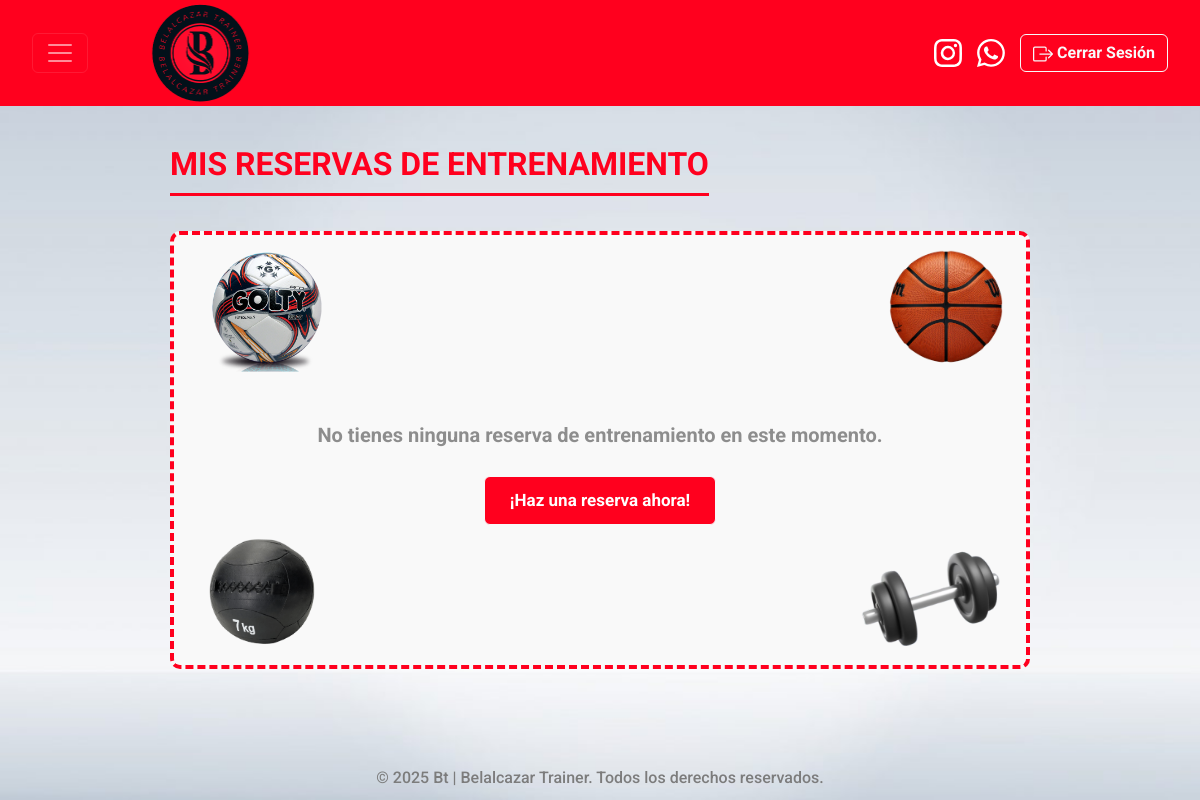
The app's page /view_reservations/ (signed in), older data.
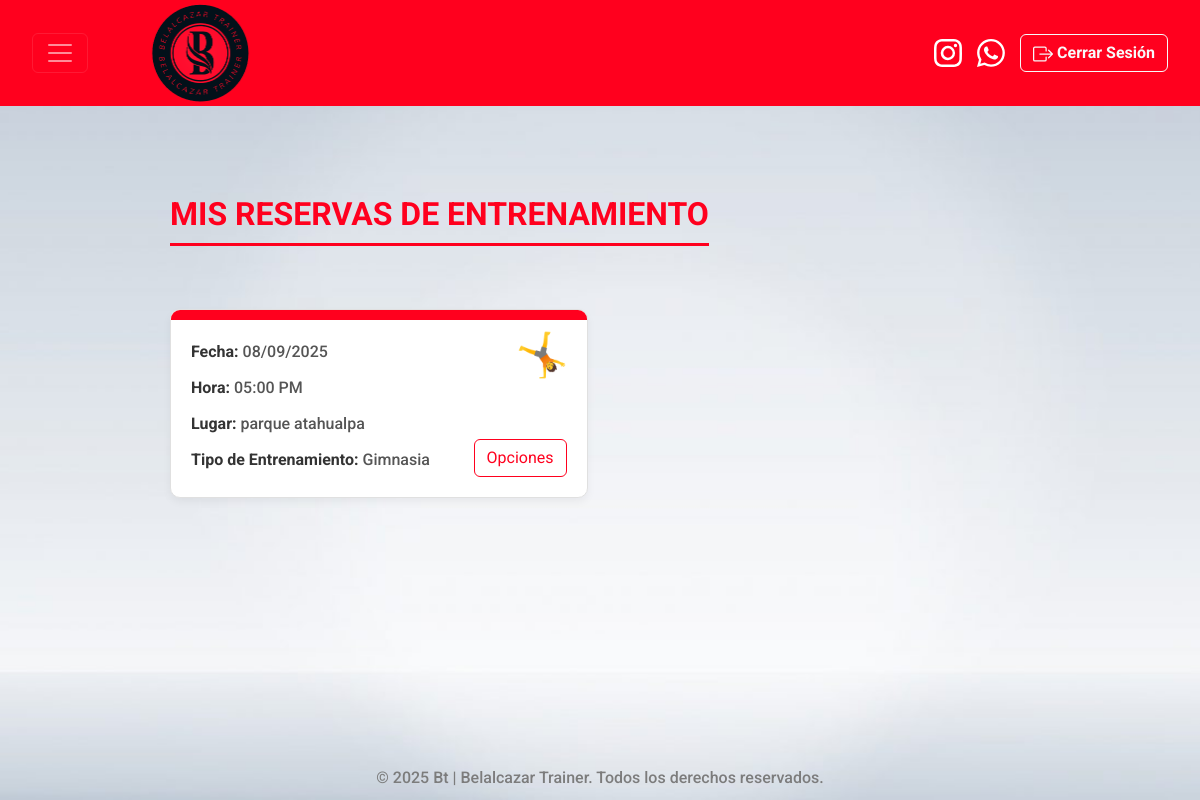
The same page, newer data.
### reservas/models.py (models this page shows, shortened)
class TrainingReservation(models.Model):
    date = models.DateField(verbose_name="Fecha", default=timezone.now)
    time = models.TimeField(verbose_name="Hora del entrenamiento")
    location = models.CharField(max_length=50, verbose_name="Dirección lugar de entrenamiento")
    training_type = models.ForeignKey(TrainingType, on_delete=models.SET_NULL, null=True)
    phone = models.CharField(max_length=20, verbose_name="Celular del cliente")
    notes = models.CharField(max_length=150, verbose_name="Comentarios adicionales")
    user = models.ForeignKey(User, on_delete=models.CASCADE, verbose_name="Usuario", default=None)
    google_event_id = models.CharField(max_length=255, null=True, blank=True)
    completed = models.BooleanField(default=False, verbose_name="Completado")
    class Meta:
        verbose_name = "Reserva de entrenamiento"
        verbose_name_plural = "Reservas de entrenamiento"
        ordering = ['date']

class TrainingType(models.Model):
    name = models.CharField(max_length=50, verbose_name="Nombre")
    description = models.CharField(max_length=50, verbose_name="Descripción")
    image = models.ImageField(upload_to='training_type_images/', null=True, blank=True, verbose_name="Imagen")
    class Meta:
        verbose_name = "Tipo de entrenamiento"
        verbose_name_plural = "Tipos de entrenamiento"
        ordering = ['name']

### bt/views.py (the view)
# urls.py: path('view_reservations/', views.view_reservations, name='view_reservations'),
@login_required(login_url='auth')
def view_reservations(request):
    reservas_del_usuario = TrainingReservation.objects.filter(user=request.user).prefetch_related('training_type').order_by('date', 'time')
    contexto = {
        'reservas': reservas_del_usuario
    }
    return render(request, 'reserve/view_reservations.html', contexto)

### templates/reserve/view_reservations.html (shortened to what this page needs)
{% extends 'base.html' %}
{% load static %}
{% block extra_css %}
<link rel="stylesheet" href="{% static 'css/reserve/view_reservations.css'%}">
{% endblock %}
{% block enlace_logo %}
<a href='/home/'>
{% endblock %}
{% block extra_navbar %}
<a href="/logout/" button type="button" class="btn btn-outline-light logout-btn">  Cerrar Sesión</button></a>
{% endblock %}
{% block content %}
<div class="container">
    {% if reservas %}
    <span class="header">MIS RESERVAS DE ENTRENAMIENTO </span>
        <div class="reservas-grid">
            {% for reserva in reservas %}
                <div class="reserva-card">
                    <div class="reserva-image-container">
                        {% if reserva.training_type and reserva.training_type.image %}
                                <img src="{{ reserva.training_type.image.url }}" alt="{{ reserva.training_type.name }}" class="training-type-image">
                        {% endif %}
                    </div>
                    <p><strong>Fecha:</strong> {{ reserva.date|date:"d/m/Y" }}</p>
                    <p><strong>Hora:</strong> {{ reserva.time|time:"h:i A" }}</p>
                    <p><strong>Lugar:</strong> {{ reserva.location }}</p>
                    <p>
                        <strong>Tipo de Entrenamiento:</strong>
                        {% if reserva.training_type %}
                            {{ reserva.training_type.name }}
                        {% else %}
                          Sin especificar
                        {% endif %}
                    </p>
                    <div class="button-container">
                        <button type="button" class="btn btn-outline-danger custom-btn" data-reservation-id="{{ reserva.id }}">Opciones</button>
                    </div>
                </div>
            {% endfor %}
        </div>
    {% else %}
    <span class="header2">MIS RESERVAS DE ENTRENAMIENTO </span>
        <div class="no-reservations">
            <img src="{% static 'image/balon-m.png' %}" class="balon-m">
            <img src="{% static 'image/pesa.png' %}" class="pesa">
            <img src="{% static 'image/golty.png' %}" class="golty">
            <img src="{% static 'image/basquet.png' %}" class="basquet">
            <p class="header-no-reservations">No tienes ninguna reserva de entrenamiento en este momento.</p>
            <a href="/reserve/" class="btn btn-outline-light btn-reserve">¡Haz una reserva ahora!</a>
        </div>
    {% endif %}
</div>
{% endblock %}

### templates/base.html (shortened to what this page needs)
{% load static %}
<!DOCTYPE html>
<html lang="en">
<head>
    <link href="https://cdn.jsdelivr.net/npm/bootstrap@5.3.2/dist/css/bootstrap.min.css" rel="stylesheet"
>
    <link rel="stylesheet" href="{% static 'css/base/base.css' %}">
    {% block extra_css %}{% endblock %}
</head>
<body background="{% static 'image/background_1.jpg' %}">
    <nav class="navbar navbar-dark bg-dark fixed-top">
        <div class="container-fluid">
            <div class="d-flex align-items-center"> <button class="navbar-toggler" type="button"
                    data-bs-toggle="offcanvas" data-bs-target="#offcanvasDarkNavbar" aria-controls="offcanvasDarkNavbar"
                    aria-label="Toggle navigation">
                    <span class="navbar-toggler-icon"></span>
                </button>
                {% block enlace_logo %}
                {% endblock %}
                <img src="{% static 'image/logoo.png' %}" class="logo-navbar">
                </a>
            </div>
            <div class="navbar-right">
                <a href="https://www.instagram.com/"></a>
                <a href="https://web.whatsapp.com/"></a>
                {% block extra_navbar %}
                {% endblock %}
            </div>
        </div>
    </nav>
    <main>
        {% block content %}
        {% endblock %}
    </main>
    <footer>
        &copy; 2025 Bt | Belalcazar Trainer. Todos los derechos reservados.
    </footer>
</body>
</html>

### static/css/base/base.css (style rules this page uses)
* { font-family: "Roboto", sans-serif; font-optical-sizing: auto; font-weight: 450; font-style: normal; font-variation-settings: "wdth" 100; }
.navbar { display: flex; justify-content: space-between; min-height: 60px; background-color: #ff001e !important; z-index: 1000; padding: 0 20px; }
.navbar-right { display: flex; align-items: center; gap: 15px; }
.navbar-right .social-icon { width: 28px; height: 28px; color: white; transition: transform 0.3s ease; cursor: pointer; }
.logo-navbar { width: 50%; height: auto; margin-left: 25%; margin-top: 1%; }
body { padding-top: 150px; margin-bottom: 60px; position: relative; background-size: cover; background-repeat: no-repeat; background-attachment: fixed; }
footer { background-color: #ff001e00; color: rgb(124, 124, 124); text-align: center; padding: 10px; position: fixed; bottom: 0; width: 100%; }

### static/css/reserve/view_reservations.css (style rules this page uses)
.container { max-width: 900px; margin: 20px auto; padding: 20px; }
.header { color: #ff001e; font-size: 2.0em; max-width: 800px; font-weight: bold; border-bottom: 3px solid #ff001e; display: inline-block; padding-bottom: 5px; margin-bottom: 20px; position: relative; }
.reservas-grid { display: grid; grid-template-columns: repeat(auto-fill, minmax(280px, 1fr)); gap: 25px; margin-top: 5%; }
.reserva-card { position: relative; background-color: #ffffff; border: 1px solid #e0e0e0; border-radius: 10px; padding: 30px 20px 20px 20px; box-shadow: 0 4px 8px rgba(0, 0, 0, 0.05); transition: transform 0.2s ease-in-out, box-shadow 0.2s ease-in-out; overflow: hidden; }
.reserva-image-container { position: absolute; top: 20px; right: 20px; z-index: 10; }
.training-type-image { width: 50px; height: 50px; object-fit: cover; border-radius: 5px; }
.reserva-card::before { content: ''; position: absolute; top: 0; left: 0; right: 0; height: 10px; background-color: #ff001e; }
.reserva-card p { margin: 0 0 12px 0; line-height: 1.5; color: #555; }
.reserva-card strong { color: #333; }
.button-container { display: flex; justify-content: flex-end; margin-top: -45px; }
.custom-btn { color: #ff001e; border-color: #ff001e; }
.logout-btn { font-weight: bold; }

Row changes from the older to the newer data that the page shows:
added TrainingReservation: training_type.image (picture), date "08/09/2025", time "05:00 PM", location "parque atahualpa", training_type.name "Gimnasia"
Text that changed along with them:
text no longer shown: "No tienes ninguna reserva de entrenamiento en este momento. ¡Haz una reserva ahora!"
